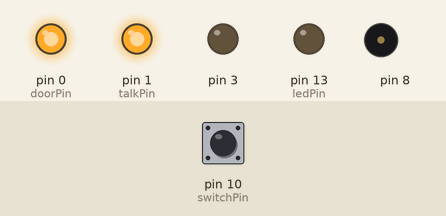
A sketch run on a simulated Arduino Uno, built with avr-gcc and run on an emulated ATmega328P. Parts: output pins drawn as LEDs (lit = HIGH), buzzer (waves = sounding). Inputs (shaded band) come from the test bench; at power-on: pin 10 (switchPin) LOW.

Above: at 1.2 s.
1.3 s: pin 10 (switchPin) pulled HIGH for 0.15 s
At 1.6 s:
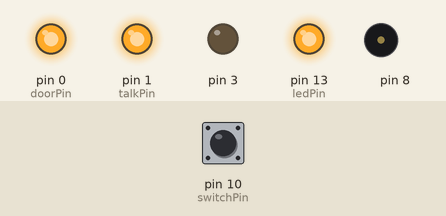
At 8.3 s:
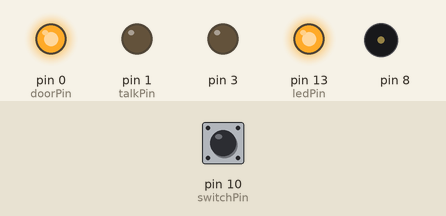
Timing chart, 0 to 10.1 s (numbered marks = the images above; inputs shaded):
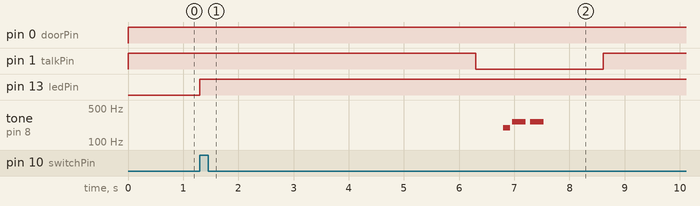

The sketch:

VAintercom.ino
```cpp
/*

  AutoMatic DoorBell Answering System
  Powered by Arduino

  Unit will automatically answer intercom requests prompting user for
  password for entry. If correct activates relays to open door.

  The Circuit:
  SwitchPin - Input that detects initial ringer
  doorPin - Output that controls relay attached to 'Door Open' button on intercom
  talkinPin - Output Controls Talk/Listen button on intercom
  ledPin - Output to indicator LED used for testing


  Pitches.h and Original Tone functions part of Public Domain.

  Rony Vargas
  v 1.0

 */

#include "pitches.h"

//Initial Query Melody Components
int queryMelody[] = {NOTE_G3, NOTE_C4, NOTE_C4};
int queryDurations[] = {8, 4, 4};
int queryLength = sizeof(queryMelody) / sizeof(int);

//Fail Melody
int failMelody[] = {NOTE_G3, NOTE_G3};
int failDurations[] = {8, 8};
int failLength = sizeof(failMelody) / sizeof(int);

//Success Melody
int grantedMelody[] = {NOTE_C4, NOTE_G3, NOTE_G3, NOTE_A3, NOTE_G3, 0, NOTE_B3, NOTE_C4};
int grantedDurations[] = {4, 8, 8, 4, 4, 4, 4, 4};
int grantedLength = sizeof(grantedMelody) / sizeof(int);

//Activated Pins in Circuit
int switchPin = 10;
int ledPin = 13;
int doorPin = 0;
int talkPin = 1;

#define PRESS LOW
#define UNPRESS HIGH


//Function takes an array of pitches (melody) and an int array
void playMelody(int Melody[], int durations[], int melodyLength){

  for (int thisNote = 0; thisNote < melodyLength; thisNote++)
   {
    // to calculate the note duration, take one second
    // divided by the note type.
    //e.g. quarter note = 1000 / 4, eighth note = 1000/8, etc.
    int noteDuration = 1000 / durations[thisNote];
    tone(8, Melody[thisNote], noteDuration);

    // to distinguish the notes, set a minimum time between them.
    // the note's duration + 30% seems to work well:
    int pauseBetweenNotes = noteDuration * 1.30;
    delay(pauseBetweenNotes);
    // stop the tone playing:
    noTone(8);
  }
}

void setup() {

   pinMode(switchPin, INPUT);
   pinMode(doorPin, OUTPUT);
   pinMode(talkPin, OUTPUT);
   pinMode(ledPin, OUTPUT);
   pinMode(3, OUTPUT);

}

void loop() {
  // Wait and Test for initial Ringer

  //Ringer Detected
  if (digitalRead(switchPin) == HIGH)
  {
    digitalWrite(ledPin, HIGH);
    //Wait 5 seconds for Ringer end, Engage Talk pin and play queryMelody

    delay (5000);
    digitalWrite(talkPin, PRESS);
    delay(500);
    playMelody(queryMelody, queryDurations, queryLength);
    delay(1000);
    digitalWrite(talkPin, UNPRESS);

    //Listen For 5 seconds
    delay (5000);

    //Test Input (Hold pin for TRUE)
    if (digitalRead(switchPin) == HIGH)
    //Will Be testing for Voice Commands in future revisions
    {
      digitalWrite(talkPin, PRESS);
      delay(500);
      playMelody(grantedMelody, grantedDurations, grantedLength);
      delay(800);
      digitalWrite(talkPin, UNPRESS);
      delay(100);
      digitalWrite(doorPin, PRESS);
      delay(150);
      digitalWrite(doorPin, UNPRESS);
    }
    else
    {
      digitalWrite(talkPin, PRESS);
      delay(500);
      playMelody(failMelody, failDurations, failLength);
      delay(500);
      digitalWrite(talkPin, UNPRESS);
    }

  }

  //Reset Conditions
  else
  {
    digitalWrite(ledPin, LOW);
    digitalWrite(talkPin, UNPRESS);
    digitalWrite(doorPin, UNPRESS);
  }

}
```

pitches.h
```cpp
/*************************************************
 * Public Constants
 *************************************************/

#define NOTE_B0  31
#define NOTE_C1  33
#define NOTE_CS1 35
#define NOTE_D1  37
#define NOTE_DS1 39
#define NOTE_E1  41
#define NOTE_F1  44
#define NOTE_FS1 46
#define NOTE_G1  49
#define NOTE_GS1 52
#define NOTE_A1  55
#define NOTE_AS1 58
#define NOTE_B1  62
#define NOTE_C2  65
#define NOTE_CS2 69
#define NOTE_D2  73
#define NOTE_DS2 78
#define NOTE_E2  82
#define NOTE_F2  87
#define NOTE_FS2 93
#define NOTE_G2  98
#define NOTE_GS2 104
#define NOTE_A2  110
#define NOTE_AS2 117
#define NOTE_B2  123
#define NOTE_C3  131
#define NOTE_CS3 139
#define NOTE_D3  147
#define NOTE_DS3 156
#define NOTE_E3  165
#define NOTE_F3  175
#define NOTE_FS3 185
#define NOTE_G3  196
#define NOTE_GS3 208
#define NOTE_A3  220
#define NOTE_AS3 233
#define NOTE_B3  247
#define NOTE_C4  262
#define NOTE_CS4 277
#define NOTE_D4  294
#define NOTE_DS4 311
#define NOTE_E4  330
#define NOTE_F4  349
#define NOTE_FS4 370
#define NOTE_G4  392
#define NOTE_GS4 415
#define NOTE_A4  440
#define NOTE_AS4 466
#define NOTE_B4  494
#define NOTE_C5  523
#define NOTE_CS5 554
#define NOTE_D5  587
#define NOTE_DS5 622
#define NOTE_E5  659
#define NOTE_F5  698
#define NOTE_FS5 740
#define NOTE_G5  784
#define NOTE_GS5 831
#define NOTE_A5  880
#define NOTE_AS5 932
#define NOTE_B5  988
#define NOTE_C6  1047
#define NOTE_CS6 1109
#define NOTE_D6  1175
#define NOTE_DS6 1245
#define NOTE_E6  1319
#define NOTE_F6  1397
#define NOTE_FS6 1480
#define NOTE_G6  1568
#define NOTE_GS6 1661
#define NOTE_A6  1760
#define NOTE_AS6 1865
#define NOTE_B6  1976
#define NOTE_C7  2093
#define NOTE_CS7 2217
#define NOTE_D7  2349
#define NOTE_DS7 2489
#define NOTE_E7  2637
#define NOTE_F7  2794
#define NOTE_FS7 2960
#define NOTE_G7  3136
#define NOTE_GS7 3322
#define NOTE_A7  3520
#define NOTE_AS7 3729
#define NOTE_B7  3951
#define NOTE_C8  4186
#define NOTE_CS8 4435
#define NOTE_D8  4699
#define NOTE_DS8 4978
```

Measured:
- after the input at 1.3 s, pin 1 (talkPin): HIGH → LOW after 5.0 s, → HIGH 2.3 s later; pin 13 (ledPin): LOW → HIGH at once; tone on pin 8: plays 196 Hz for 0.13 s, 262 Hz for 0.25 s, 262 Hz for 0.25 s, starting after 5.5 s
